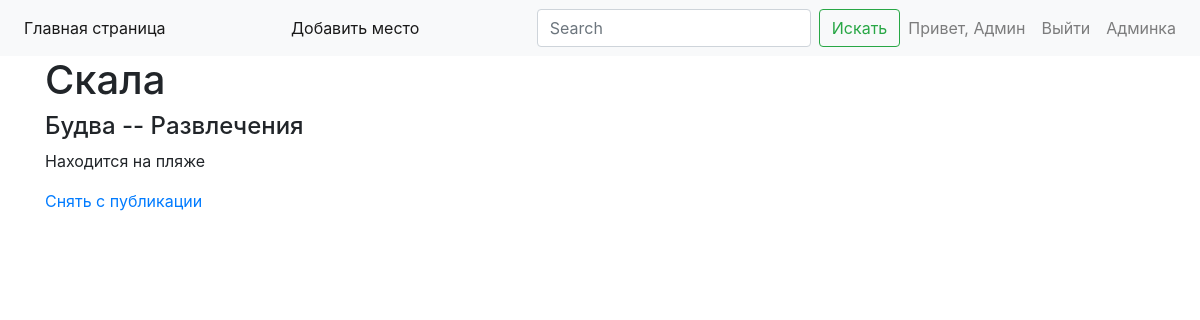
/admin/show_place_status/Скала (signed in), run on the app's committed database.
### allabouttravel_app/user/models.py (models this page shows, shortened)
class User(db.Model, UserMixin):
    __tablename__ = 'users'
    id = db.Column(db.Integer, primary_key=True, autoincrement=True)
    name = db.Column(db.String, nullable=False)
    second_name = db.Column(db.String, nullable=False)
    email = db.Column(db.String, index=True, unique=True, nullable=False)
    password = db.Column(db.String)
    is_admin = db.Column(db.Boolean, index=True, default=False)
    added_places = db.relationship('Place')

### allabouttravel_app/place/models.py (models this page shows, shortened)
class Place(db.Model):
    __tablename__ = 'places'
    id = db.Column(db.Integer, primary_key=True, autoincrement=True)
    title = db.Column(db.String, unique=True, nullable=False)
    description = db.Column(db.Text)
    is_verified = db.Column(db.Boolean, default=False, nullable=False)
    city_id = db.Column(db.Integer, db.ForeignKey('cities.id'))
    category_id = db.Column(db.Integer, db.ForeignKey('categories.id'))
    user_id = db.Column(db.Integer, db.ForeignKey('users.id'))

class City(db.Model):
    __tablename__ = 'cities'
    id = db.Column(db.Integer, primary_key=True, autoincrement=True)
    title = db.Column(db.String, index=True, unique=True, nullable=False)
    country_id = db.Column(db.Integer, db.ForeignKey('countries.id'))
    places = db.relationship('Place')

class Category(db.Model):
    __tablename__ = 'categories'
    id = db.Column(db.Integer, primary_key=True, autoincrement=True)
    title = db.Column(db.String, index=True, unique=True, nullable=False)
    places = db.relationship('Place')

### allabouttravel_app/admin/views.py (the view)
@blueprint.route('/show_place_status/<alias>')
@admin_required
def show_place_status(alias):
    place, city, category = get_place_info(alias)
    title = place.title
    return render_template('admin/show_place_status.html', title=title, place=place, city=city, category=category)

### allabouttravel_app/__init__.py (called while the page is built)
def create_app():
    app = Flask(__name__)
    app.config.from_pyfile('config.py')
    db.init_app(app)
    login_manager = LoginManager()
    login_manager.init_app(app)
    login_manager.login_message = "Авторизуйтесь для доступа к закрытым страницам"
    login_manager.login_view = 'user.login'
    app.register_blueprint(admin_blueprint)
    app.register_blueprint(place_blueprint)
    app.register_blueprint(user_blueprint)
    @login_manager.user_loader
    def load_user(user_id):
        return User.query.get(user_id)
    return app

### allabouttravel_app/get_place_info.py (called while the page is built)
def get_place_info(place_title):
    place, city, category = db.session.query(
        Place, City.title, Category.title
    ).join(City, Place.city_id == City.id
    ).join(Category, Place.category_id == Category.id).filter(
    Place.title == place_title).first()
    return (place, city, category)

### allabouttravel_app/templates/admin/show_place_status.html
{% extends 'base.html' %}
{% block content %}
<h4>{{ city }} --  {{ category }}</h4>
<p>{{ place.description }}</p>
{% if not place.is_verified %}
    <p><a href="{{ url_for('admin.change_place_status', alias=place.title) }}">Опубликовать</a></p>
{% else %}
    <p><a href="{{ url_for('admin.change_place_status', alias=place.title) }}">Снять с публикации</a></p>
{% endif %}
{% endblock %}

### allabouttravel_app/templates/base.html (shortened to what this page needs)
<!doctype html>
<html lang="en">
  <head>
    <link rel="stylesheet" href="https://cdn.jsdelivr.net/npm/bootstrap@4.1.3/dist/css/bootstrap.min.css">
  </head>
  <body>
    {% include 'menu.html' %}
    <div class="container">
      <h1>{{ title }}</h1>
          {% block content %}{% endblock %}
    </div>
  </body>
</html>

### allabouttravel_app/templates/menu.html (shortened to what this page needs)
<nav class="navbar navbar-expand-lg navbar-light bg-light">
    <div class="collapse navbar-collapse" id="navbarSupportedContent">
        <ul class="navbar-nav mr-auto">
            <li class="nav-item active">
                <a class="nav-link" href="{{ url_for('place.index') }}">Главная страница</a>
            </li>
        </ul>
        <ul class="navbar-nav mr-auto">
            <li class="nav-item active">
                <a class="nav-link" href="{{ url_for('place.add_place') }}">Добавить место</a>
            </li>
        </ul>
        <form class="form-inline my-2 my-lg-0">
            <input class="form-control mr-sm-2" type="search" placeholder="Search" aria-label="Search">
            <button class="btn btn-outline-success my-2 my-sm-0" type="submit">Искать</button>
        </form>
        <ul class="navbar-nav">
            {% if current_user.is_authenticated %}
                <li class="nav-item">
                    <span class="nav-link">Привет, {{ current_user.name }}</span>
                </li>
                <li class="nav-item">
                    <a class="nav-link" href="{{ url_for('user.logout') }}">Выйти</a>
                </li>
                {% if current_user.is_admin %}
                    <li  class="nav-item">
                        <a class="nav-link" href="{{ url_for('admin.index') }}">Админка</a>
                    </li>
                {% endif %}
            {% endif %}
        </ul>
    </div>
</nav>

### data on the page
User: name "Админ"
Place: title "Скала", description "Находится на пляже"
City: title "Будва"
Category: title "Развлечения"
